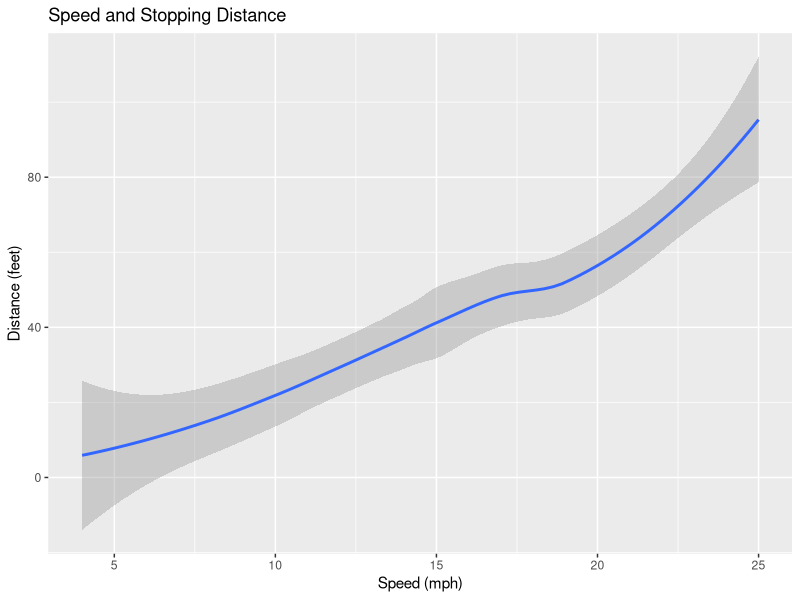

The R source for this figure:
## ---- chunk 1
knitr::opts_chunk$set(echo = TRUE)
## ---- chunk 2
print("Hello, world!")
## ---- chunk 3
library(tidyverse)
summary(cars)
ggplot(data = cars) +
  geom_smooth(mapping = aes(speed, dist)) +
  labs(title = "Speed and Stopping Distance", x = "Speed (mph)", y = "Distance (feet)")
